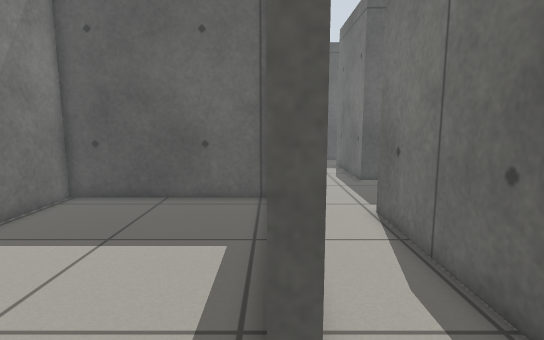
View 1 (above)

16 first-person views from a walk through a Gazebo world. The camera is 0.78 m above the floor, tilts 8° down and sees 80° across. The floor is counted in squares, 0.25 m on a side. Each view is taken from the middle of a square. On the plan, view 1 faces up. The plan holds only what a view shows up to about 20 squares ahead; the rest is blank.

View 2
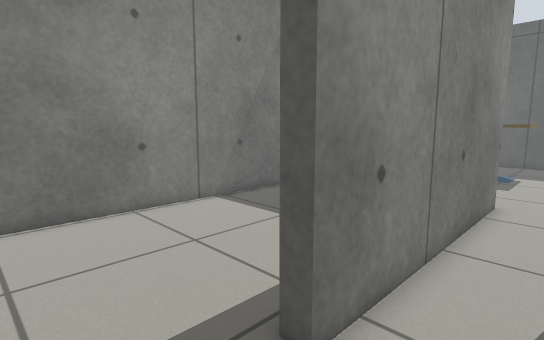

View 3
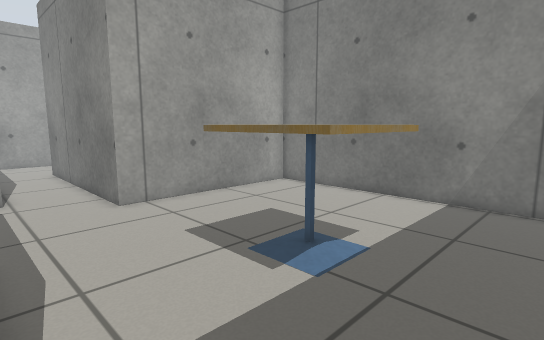

View 4
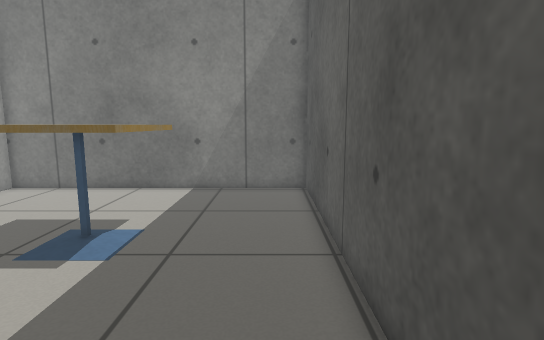

View 5
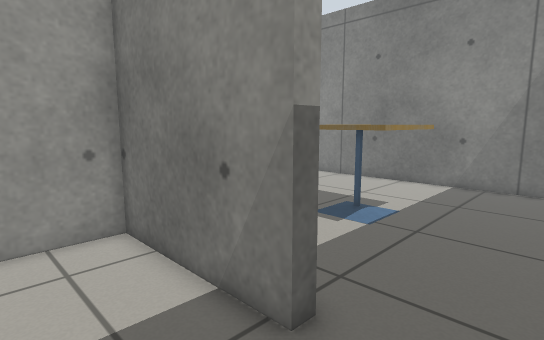

View 6
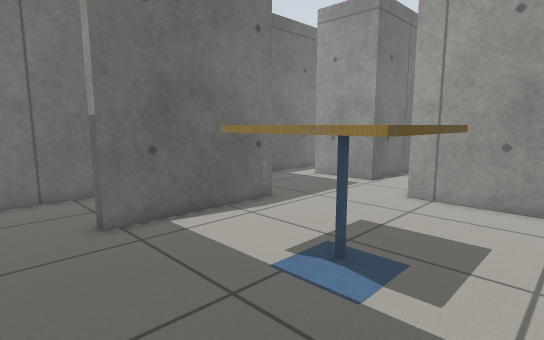

View 7
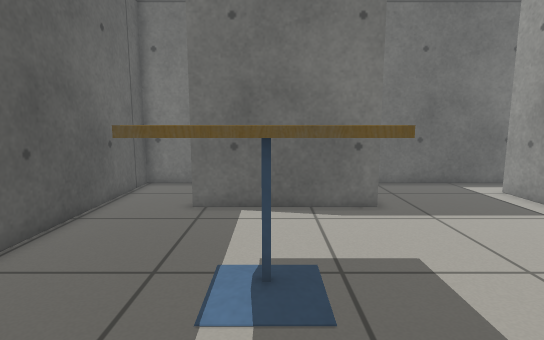

View 8
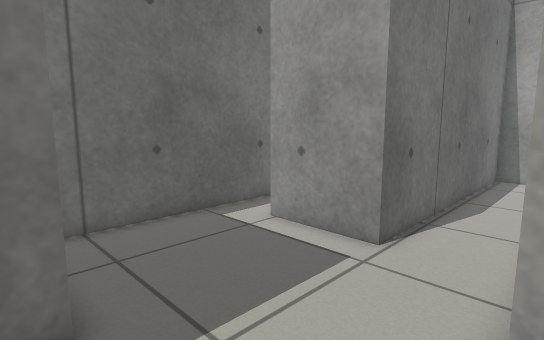

View 9
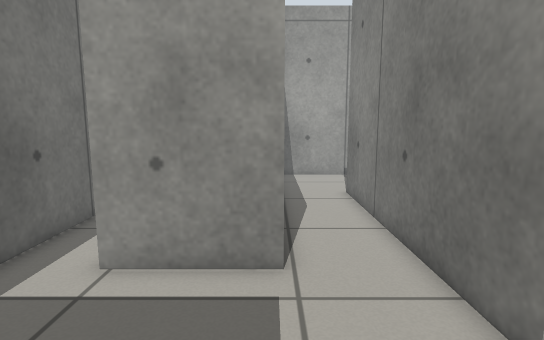

View 10
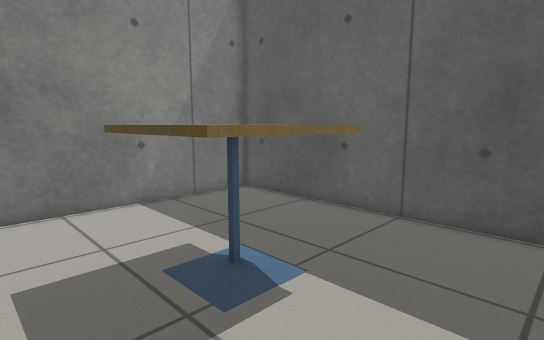

View 11
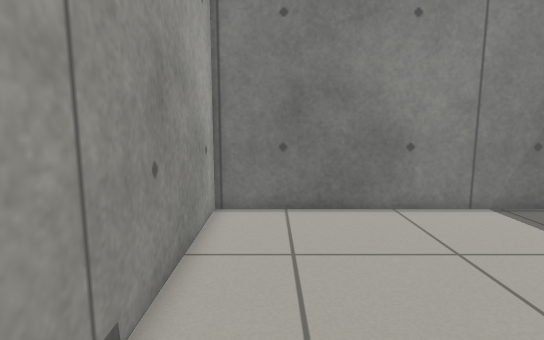

View 12
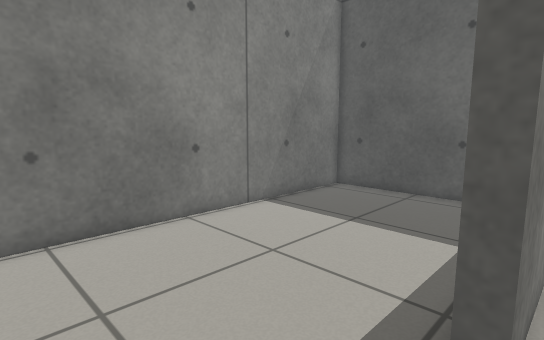

View 13
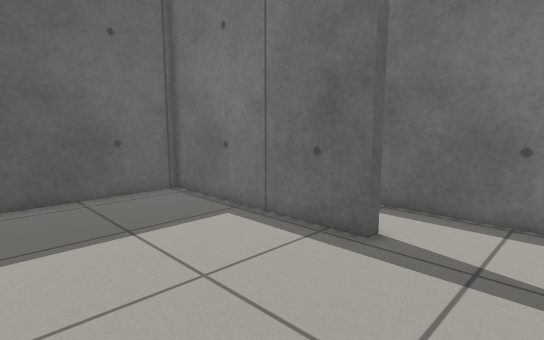

View 14
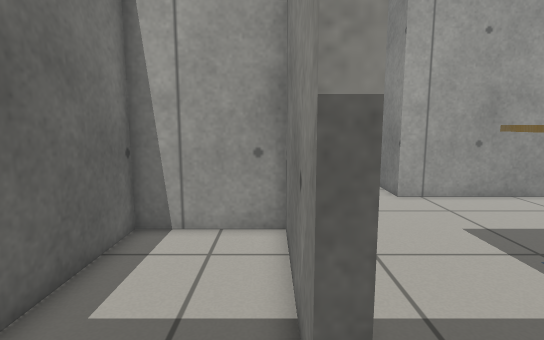

View 15
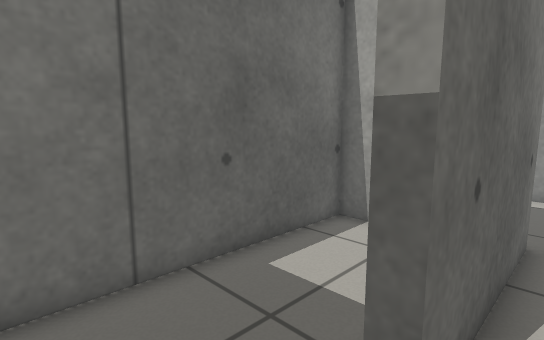

View 16
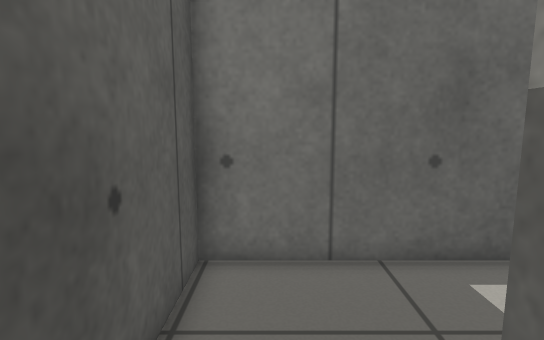

### Floor plan
Ten units are one square. View 1 is at (0, 0); x grows to the right and y downward. Boxes are objects, and circles mark ways between rooms. Rooms are numbered by the first view taken in them; rooms with no view inside come last. Other rooms are left out.
<svg viewBox="-92 -292 198 318">
<path fill="none" stroke="#000" d="M5 -32 0 -32 0 -136 -87 -136 -87 21 6 21M60 -180 50 -180 50 -250 56 -250M54 -287 -87 -287 -87 -142 5 -142 5 -32M101 -105 101 -170M6 21 38 21 38 -113 78 -113M56 -250 56 -186 101 -186 101 -287 54 -287"/>
<rect x="-35" y="-245" width="40" height="50" fill="#bbb"><title>cafe table</title></rect>
<circle cx="0" cy="-10" r="3" fill="#2a7"/>
<circle cx="50" cy="-270" r="3" fill="#2a7"/>
<text x="-40" y="-60">1</text>
<text x="0" y="-180">2</text>
<text x="70" y="-240">3</text>
</svg>
Room 1 opens to room 2. Room 2 opens to room 3.

Where each view was taken, in squares from view 1:
view 1: 0 up, 0 right, facing up
view 2: 0 up, 3 right, facing up-left
view 3: 27 up, 5 right, facing down-left
view 4: 27 up, 7 right, facing left
view 5: 28 up, 9 right, facing down-left
view 6: 28 up, 5 left, facing down-right
view 7: 22 up, 7 left, facing right
view 8: 19 up, 0 right, facing down-right
view 9: 18 up, 4 right, facing down
view 10: 18 up, 4 right, facing up-left
view 11: 0 up, 3 right, facing left
view 12: 1 down, 1 right, facing up-left
view 13: 1 down, 8 left, facing up-right
view 14: 28 up, 6 right, facing down
view 15: 28 up, 4 right, facing down-right
view 16: 27 up, 3 right, facing right
